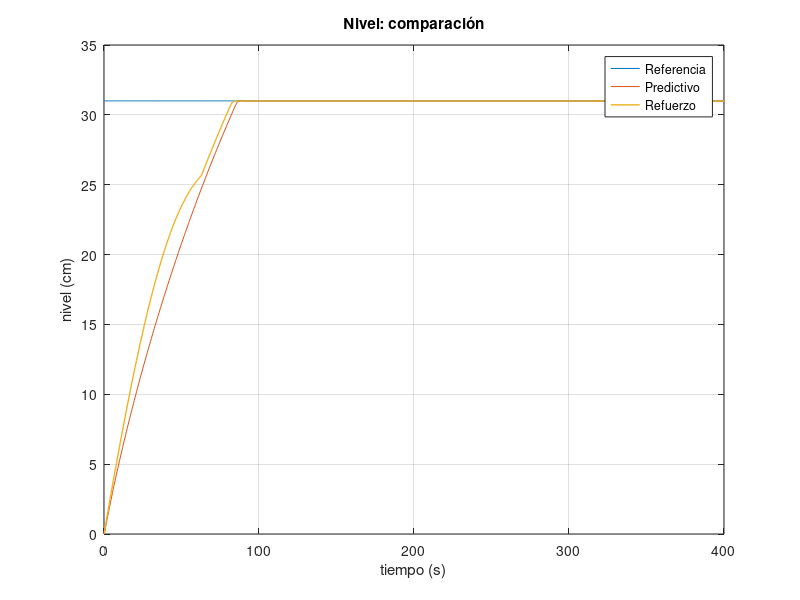
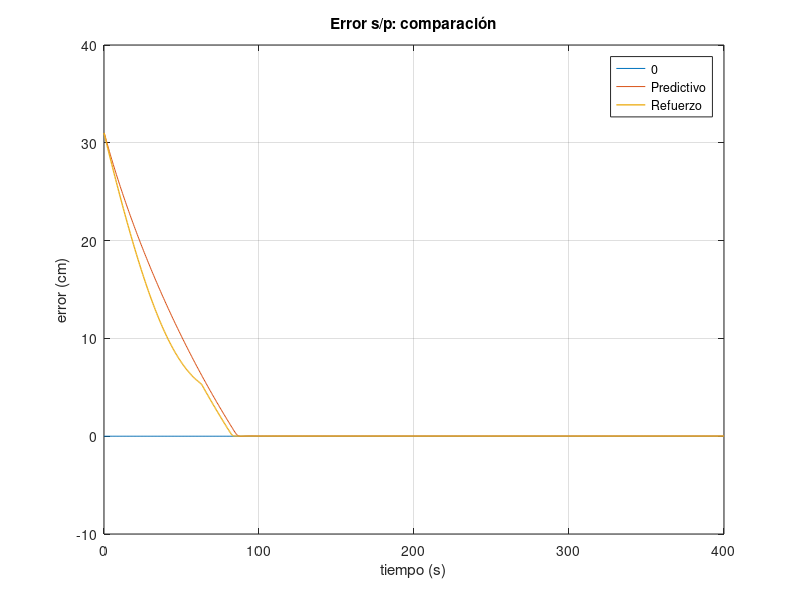
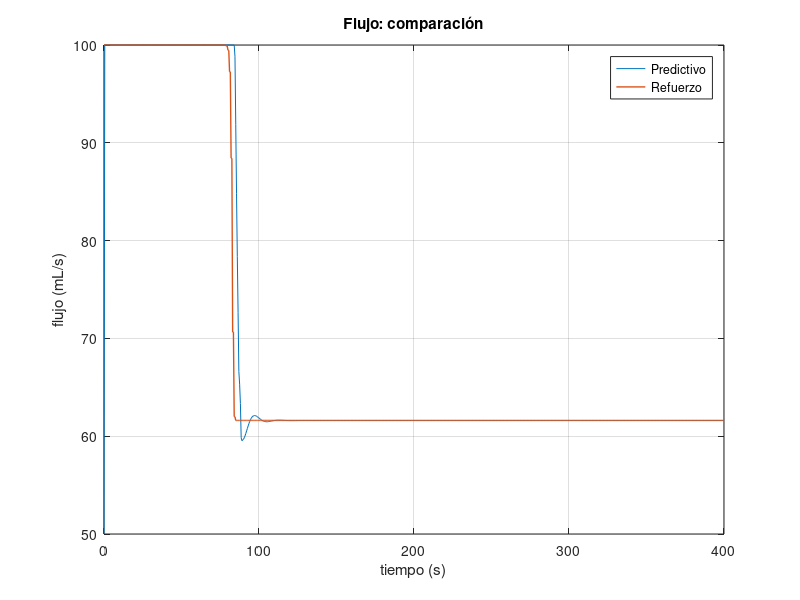

Source code (MATLAB) for these figures, in order:

clear all;

resized = [680, 458, 280, 210];

% Alturas
altura_predictive = load("altura_predictive.mat", "altura");
altura_predictive = altura_predictive.("altura");

altura_rl = load("altura_rl.mat", "altura");
altura_rl = altura_rl.("altura");

figure(1)
plot(altura_predictive(1,:), altura_predictive(2,:)*100, altura_predictive(1,:), altura_predictive(3,:)*100, ...
    altura_rl(1,:), altura_rl(3,:)*100, 'linewidth', 1);
grid on;
xlabel('tiempo (s)');
ylabel('nivel (cm)');
legend('Referencia', 'Predictivo', 'Refuerzo');
title('Nivel: comparación');
set(gcf, 'Position', resized);

% Errores
error_predictive = load("error_predictive.mat", "error");
error_predictive = error_predictive.("error");

error_rl = load("error_rl.mat", "error");
error_rl = error_rl.("error");

figure(2)
plot(error_predictive(1,:), zeros(size(error_predictive(1,:))), error_predictive(1,:), error_predictive(2,:)*100, ...
    error_rl(1,:), error_rl(2,:)*100, 'linewidth', 1);
grid on;
xlabel('tiempo (s)');
ylabel('error (cm)');
legend('0', 'Predictivo', 'Refuerzo');
title('Error s/p: comparación');
set(gcf, 'Position', resized);

% Flujos
flujo_predictive = load("flujo_predictive.mat", "flujo");
flujo_predictive = flujo_predictive.("flujo");

flujo_rl = load("flujo_rl.mat", "flujo");
flujo_rl = flujo_rl.("flujo");

figure(3)
plot(flujo_predictive(1,:), flujo_predictive(2,:)*1000, flujo_rl(1,:), flujo_rl(2,:)*1000, 'linewidth', 1);
grid on;
xlabel('tiempo (s)');
ylabel('flujo (mL/s)');
legend('Predictivo', 'Refuerzo');
title('Flujo: comparación');
set(gcf, 'Position', resized);

